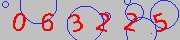
#> input picture www.inform.kz/test_data/111.jpg, 180 x 40 px; its folder holds 4 pictures in this run
$ python doimg.py   (Python 2 division)
#> lines starting #> are read from the running program, lines starting #| are printed output that depends on the picture; after the words box and inside, x2 and y2 are one past the last pixel; in counts of white or black regions, pixels touching at a corner belong together
#coding=utf-8
from os import listdir
import os
import sys
import Image
from numpy import *
import math

test_dir='./test_data/'
result_dir='./IMG/'

Colorbit=256
Step=8
Len=Colorbit/Step

argps=3.0/math.sqrt(10.0)+0.15

def dealimg(im):
    def Iscolor(t):
        #画图－正方形右上顶点，引两条线到左下两边中点
        #以内为灰度暗点，以外为彩色亮点。
        #可推广到3维/或者取正方形对角一定距离的平行线
        #以内为灰度点，以外为彩色点。
        lt=[]
        lt.append(255-max(t))
        lt.append(255-min(t))
        lts=(lt[0]*lt[0]+lt[1]*lt[1])
        lts=math.sqrt(2*lts)
        ps=sum(t)*1.0/(lts+0.1)
        if ps>argps:
            return True
        return False
    nim=Image.new('RGB',im.size)
    col,raw=im.size
    for i in range(col):
        for j in range(raw):
            t=im.getpixel((i,j))
            nim.putpixel((i,j),(0,0,0))
            if Iscolor(t):
                nim.putpixel((i,j),(255,255,255))
    return nim

def dealimg2(im):
    #r,g,b = im.split()
    nim=Image.new('RGB',im.size)
    col,raw=im.size
    halt=(0,0,80)
    for i in range(col):
        for j in range(raw):
            t=im.getpixel((i,j))
            check=1
            if t[0]< halt[0]:check+=1
            if t[1]< halt[1]:check+=1
            if t[2]< halt[2]:check+=1
            if check>=2:
                nim.putpixel((i,j),(255,255,255))
            else:
                nim.putpixel((i,j),(0,0,0))

    return nim


if __name__ == '__main__':

    testfile_list = listdir('test_data')
    for filenamei in testfile_list:
        print filenamei
        fname=test_dir+filenamei
        im=Image.open(fname)
#> im is the input picture: PIL image 180x40 RGB; mean R, G, B 188.8, 171, 180.2
        #newim=dealimg(im)
        newim=dealimg2(im)
#> in dealimg2, `nim=Image.new('RGB',im.size)`: nim: PIL image 180x40 RGB; every value is 0
#> after the loop in dealimg2, `for i in range(col):`:
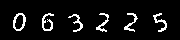
#> nim: PIL image 180x40 RGB; 7.2% white in thin lines or dots, all inside (x1, y1, x2, y2) = (13, 13, 167, 32)
        #if raw_input(':')=='':
        #    newim.show()
        newim.save(result_dir+filenamei)
#> pass 2 of the loop `for filenamei in testfile_list:`:
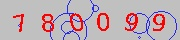
#> input picture www.inform.kz/test_data/113.jpg, 180 x 40 px
#> im is the input picture: PIL image 180x40 RGB; mean R, G, B 190.4, 171.3, 178.9
#> after the loop in dealimg2 (call 2), `for i in range(col):`:
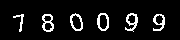
#> nim: PIL image 180x40 RGB; 7.8% white in thin lines or dots, all inside (x1, y1, x2, y2) = (13, 13, 165, 32)
#> pass 3 of the loop `for filenamei in testfile_list:`:
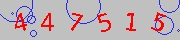
#> input picture www.inform.kz/test_data/136.jpg, 180 x 40 px
#> im is the input picture: PIL image 180x40 RGB; mean R, G, B 190.1, 174.3, 181.2
#> after the loop in dealimg2 (call 3), `for i in range(col):`:
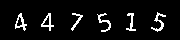
#> nim: PIL image 180x40 RGB; 6.5% white in thin lines or dots, all inside (x1, y1, x2, y2) = (15, 12, 166, 32)
#> the loop made 4 passes; the first 3 are shown
